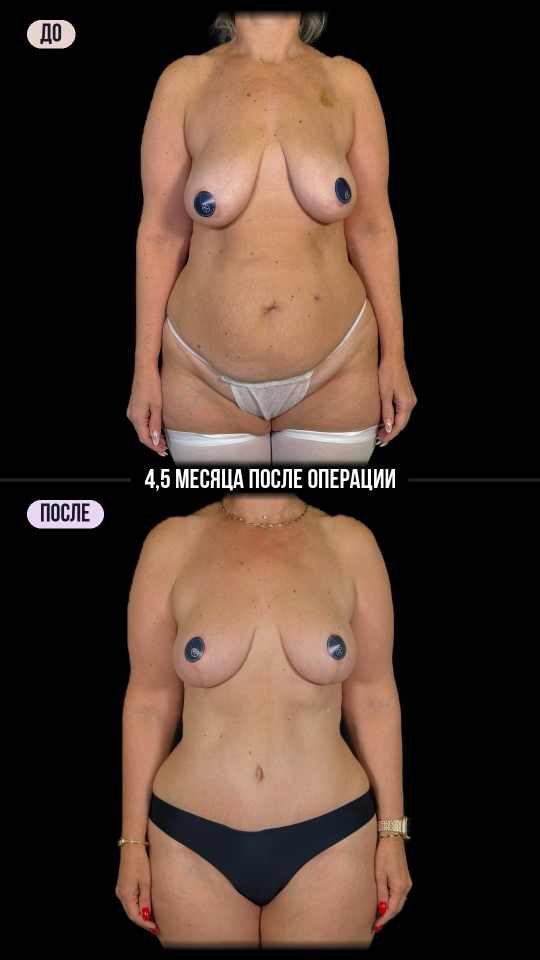
#> input picture Collage_body_front.jpg, 1080 x 1920 px (shown at 1/2 size)
$ python -i stories_facelift_scars.py   (imports and definitions only)
#> lines starting #> are read from the running program, lines starting #| are printed output that depends on the picture; after the words box and inside, x2 and y2 are one past the last pixel; in counts of white or black regions, pixels touching at a corner belong together
"""15 Instagram stories (1080x1920): face lift storytelling - "will the scars give it away?".

Fonts: Inter Bold caps headlines (the bold face from the reference story), Montserrat Light body,
Montserrat Medium subtitles on the slate plate from the reference.  Brand palette from the surgeon's
posts (graphite / lilac / powder).  Subtitles are hand-timed cues built from the word timings of
the voice clips; lilac/powder arrows mark the zones on the before/after collages.

usage: python3 stories_facelift_scars.py SRC_DIR OUT_DIR [story numbers...]
"""
import json, os, subprocess, sys
import numpy as np, cv2
from PIL import Image, ImageDraw, ImageFont, ImageFilter, ImageOps
# [4 lines not run here, left out]

W, H, FPS = 1080, 1920, 30
ROOT = os.path.dirname(os.path.dirname(os.path.abspath(__file__)))
MONT = os.path.join(ROOT, "fonts/Montserrat-VariableFont_wght.ttf")
MONT_I = os.path.join(ROOT, "fonts/Montserrat-Italic-VariableFont_wght.ttf")
BOLD = "/usr/share/fonts/opentype/inter/Inter-Bold.otf"
EMOJI = "/usr/share/fonts/truetype/noto/NotoColorEmoji.ttf"

WHITE = (255, 255, 255)
LILAC = (252, 211, 255)
POWDER = (233, 207, 199)
GRAPHITE = (20, 23, 31)
SLATE = (78, 86, 112)          # subtitle plate from the reference story

SRC, OUT = sys.argv[1], sys.argv[2]
ONLY = {int(a) for a in sys.argv[3:]}
ASR = os.path.join(SRC, "asr")  # faster-whisper word timings: [{w: [[start, end, word], ...]}, ...]
# [1 line not run here, left out]
MARGIN = 84


def mont(size, wght=300, italic=False):
    f = ImageFont.truetype(MONT_I if italic else MONT, size); f.set_variation_by_axes([wght]); return f


def bold(size): return ImageFont.truetype(BOLD, size)


# [15 lines left out: functions wrap, heart, not called in this run]


def ease(x): x = min(max(x, 0.0), 1.0); return 1 - (1 - x) ** 3


# ---------------- text items: each is its own small RGBA sprite with an appear time ----------------
class Sprite:
    def __init__(self, img, x, y, t0, dur=0.6, dy=28):
        self.a = np.asarray(img, np.float32) / 255.0; self.x, self.y = int(x), int(y)
        self.t0, self.dur, self.dy = t0, dur, dy

    # [27 lines left out: functions draw, text_img, not called in this run]


class Column:
    """vertical stack laid out once; every item appears at its own time"""
    def __init__(self, y, align="center", width=W - 2 * MARGIN):
        self.y = y; self.align = align; self.width = width; self.items = []; self.bottom = y

    # [9 lines left out: functions _add, head, not called in this run]

    def body(self, text, t0, size=42, gap=22, wght=350, col=WHITE, italic=False):
        f = mont(size, wght, italic); im, pad = text_img(wrap(text, f, self.width), f, col, 1.3, self.align, self.width)
        self._add(im, pad, t0, gap); return self

    # [14 lines left out: functions rule, icon_row, not called in this run]

    def space(self, h): self.y += h; self.bottom = self.y; return self

    # [38 lines left out: functions to_bottom, load_words, chunks, sub_sprite, not called in this run]


class Subs:
    # [23 lines left out: functions __init__, draw, probe, not called in this run]


class Clip:
    """9:16 window of a video segment. ct = fraction of the frame height cut from the top (face crop)."""
    # [32 lines left out: functions __init__, frame, frosted, not called in this run]


def load_img(name): return ImageOps.exif_transpose(Image.open(os.path.join(SRC, "drive", name))).convert("RGB")


# [6 lines left out: function crop_frac, not called in this run]


def vgrad(y0, y1, a0, a1):
    ys = np.arange(H, dtype=np.float32); p = np.clip((ys - y0) / (y1 - y0), 0, 1); p = p * p * (3 - 2 * p)
    return (a0 + (a1 - a0) * p)[:, None, None]


# [47 lines left out: functions chip, render, not called in this run]


def clip_bg(c): return lambda i, t: c.frame(i)


# ---------------- helpers for this series ----------------
RETOUCH = False   # light retouch (bruise lift + skin softening) - switched off at the client's request


def retouch(rgb, bruise=1.0, smooth=0.45):
    """light retouch: lift purple/red bruises that are darker than the surrounding skin, soften skin a little.
    Large-radius statistics are computed at 1/4 size (fast enough for every video frame)."""
#> called with bruise = 1, smooth = 0.45
    H0, W0 = rgb.shape[:2]
#> H0 = 1920; W0 = 1080
    bgr = cv2.cvtColor(rgb, cv2.COLOR_RGB2BGR)
#> bgr is the input picture: shape (1920, 1080, 3); mean B, G, R 44.7, 55.2, 74.4
    hsv = cv2.cvtColor(bgr, cv2.COLOR_BGR2HSV).astype(np.float32)
    h, s, v = hsv[..., 0], hsv[..., 1], hsv[..., 2]
    q = 4; small = cv2.resize(hsv, (W0 // q, H0 // q), interpolation=cv2.INTER_AREA)
#> after `small = cv2.resize(hsv, (W0 // q, H0 // q), interpolation=cv2.INTER_AR`:
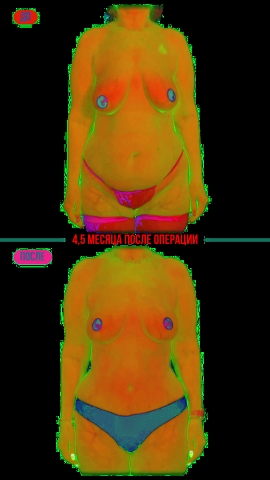
#> small: shape (480, 270, 3) float32; mean B, G, R 9.5, 51.5, 74.9
    k = max(4.0, min(H0, W0) / 22 / q)
#> k = 12.27
    up = lambda a: cv2.resize(a, (W0, H0), interpolation=cv2.INTER_LINEAR)
    v_loc = up(cv2.GaussianBlur(small[..., 2], (0, 0), k)); s_loc = up(cv2.GaussianBlur(small[..., 1], (0, 0), k))
#> after `v_loc = up(cv2.GaussianBlur(small[..., 2], (0, 0), k))`:
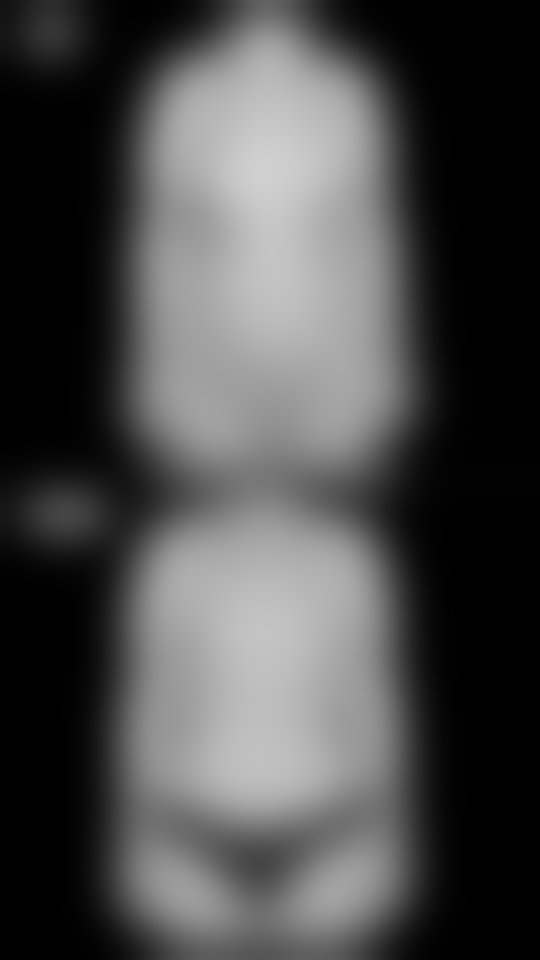
#> v_loc: shape (1920, 1080) float32 (shown at 1/2 size); min 0, max 208.2, mean 74.9
    sh, ss, sv = small[..., 0], small[..., 1], small[..., 2]
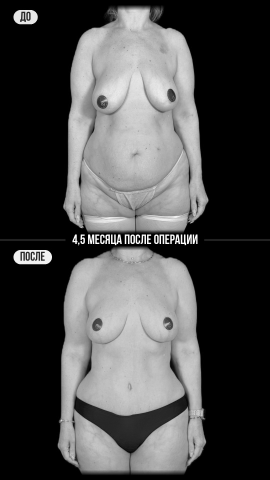
#> sv: shape (480, 270) float32; min 0, max 255, mean 74.9
    skin0 = ((sh < 22) & (ss > 35) & (ss < 170) & (sv > 110)).astype(np.float32)        # skin around a bruise
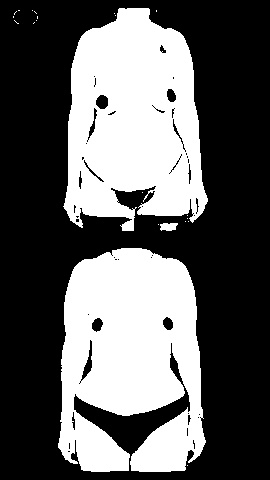
#> skin0: shape (480, 270) float32; values 0 (black) and 1 (white), 37.8% white; 22 white regions (19 under 20 px), largest, box (x1, y1, x2, y2) and area: (58, 248, 206, 472) 25323, (63, 8, 208, 231) 23525, (160, 223, 178, 231) 117
    near_skin = up(np.clip(cv2.GaussianBlur(skin0, (0, 0), k * 0.6) * 3.0, 0, 1))
    purple = np.clip(np.maximum((h - 112) / 10, (9 - h) / 5), 0, 1)
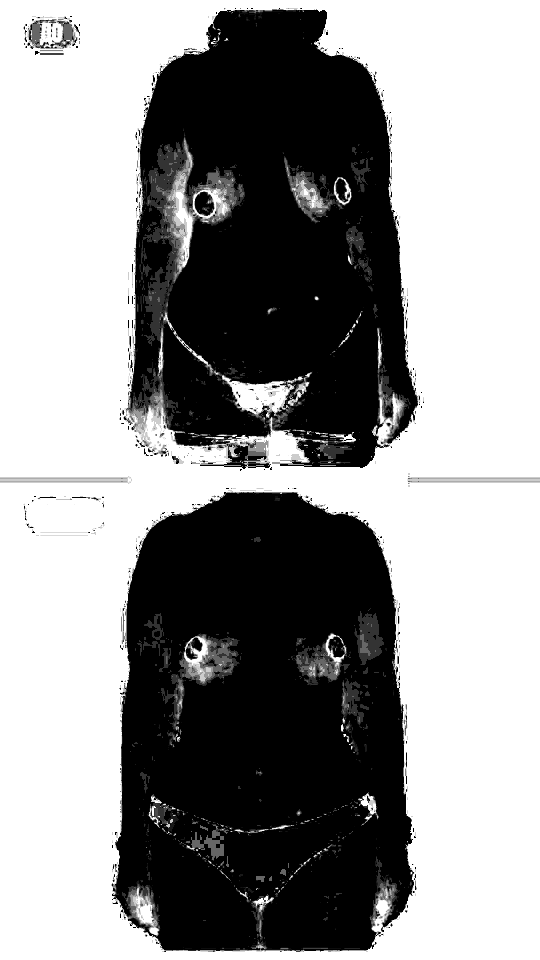
#> purple: shape (1920, 1080) float32 (shown at 1/2 size); min 0, max 1, mean 0.585
    dark = np.clip((v_loc - v - 2) / 22, 0, 1)
    sat = np.clip((s - 25) / 35, 0, 1)
    bright = np.clip((v - 70) / 30, 0, 1)
    m = np.clip(cv2.GaussianBlur(purple * dark * sat * bright, (0, 0), 5) * 1.6, 0, 1) * near_skin * bruise
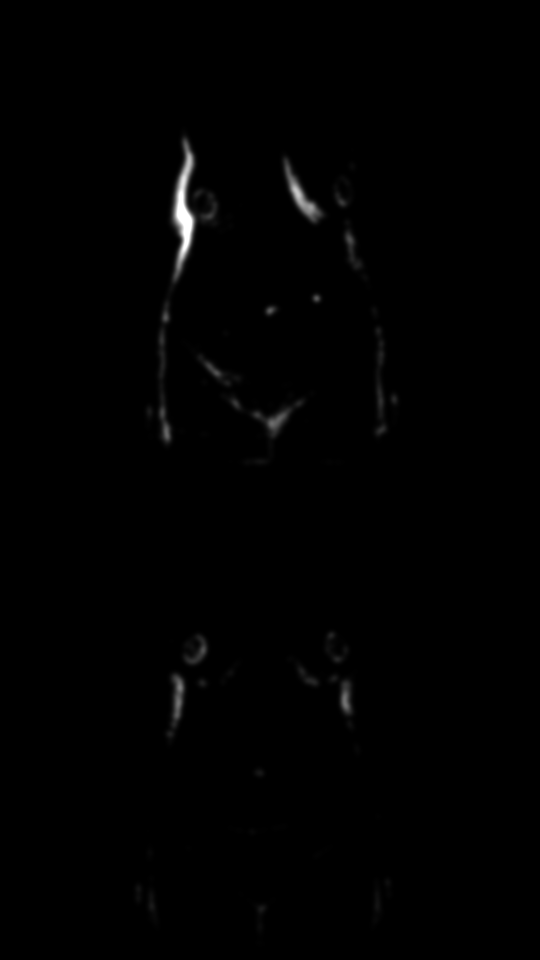
#> m: shape (1920, 1080) float32 (shown at 1/2 size); min 0, max 1, mean 0.00529
    hsv[..., 2] = v + (v_loc - v).clip(0) * m * 0.85
    hsv[..., 1] = s - (s - np.minimum(s, s_loc * 0.7)) * m
    hsv[..., 0] = h + (190 - h) * m * 0.6 * (h > 90) + (10 - h).clip(0) * m * 0.6 * (h <= 90)
    out = cv2.cvtColor(hsv.clip(0, 255).astype(np.uint8), cv2.COLOR_HSV2BGR)
    skin = (((h < 25) | (h > 165)) & (s > 30) & (s < 190) & (v > 70)).astype(np.float32)
#> skin: shape (1920, 1080) float32; values 0 (black) and 1 (white), 39.1% white; 228 white regions (219 under 20 px), largest, box (x1, y1, x2, y2) and area: (231, 989, 825, 1893) 418466, (253, 26, 834, 929) 392156, (565, 765, 588, 777) 87
    skin = cv2.GaussianBlur(skin, (0, 0), 4)[..., None] * smooth
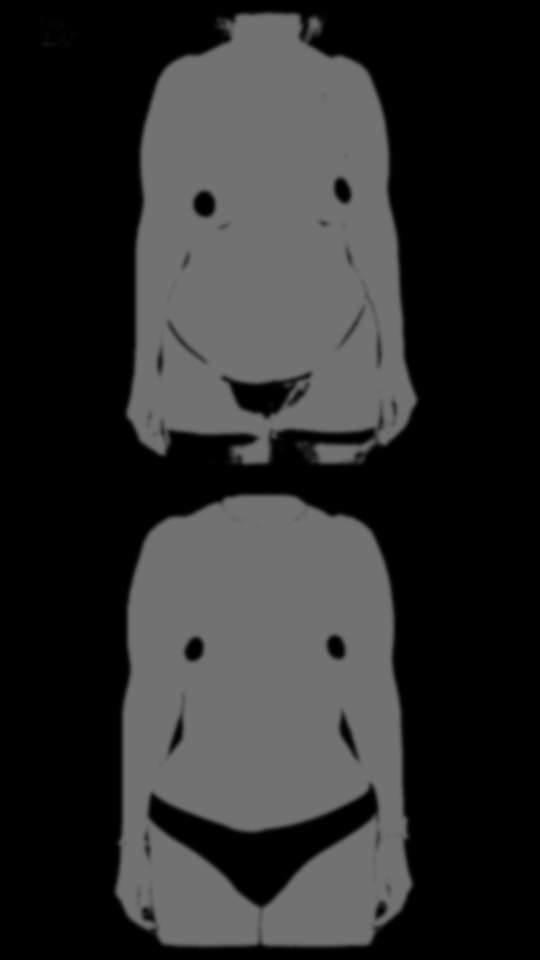
#> skin: shape (1920, 1080, 1) float32 (shown at 1/2 size); min 0, max 0.45, mean 0.176
    sm = cv2.bilateralFilter(out, 9, 40, 9)
    out = (out * (1 - skin) + sm * skin).astype(np.uint8)
    return cv2.cvtColor(out, cv2.COLOR_BGR2RGB)


class RClip(Clip):
    """Clip with the retouch applied to every decoded frame (before the slow zoom)"""
    # [23 lines left out: functions frame, top_shade, bottom_shade, not called in this run]


def cues(lst, a):
    """[(start, end, text)] in source time -> Subs relative to the clip start"""
    return Subs([(s0 - a, e0 - a, t) for s0, e0, t in lst])


_PHOTOS = {}


# [7 lines left out: function photo, not called in this run]


def frame_crop(im, cx, cy, cw):
    """9:16 window: centre (cx, cy) and width cw as fractions of the image"""
    return crop_frac(im, cx, cy, cw, W / H).resize((W, H), Image.LANCZOS)


# [27 lines left out: functions still_bg, arrow_img, not called in this run]


def at(sp, t0, dur=0.6):
    sp.t0, sp.dur = t0, dur; return sp


def low(col, yb=1560): return col.to_bottom(yb)


# ---------------- stories ----------------
# [14 lines left out: function s1, not called in this run]


S2 = [(1.52, 4.36, "Добрый день, хочу сегодня показать пациентку,"), (4.36, 7.0, "которую мы делали сутки назад."),
      (7.12, 10.24, "Комплексную операцию: мы сделали эндоскопическую подтяжку"), (10.24, 12.5, "плюс SMAS-подтяжку"),
      (12.52, 15.0, "достаточно коротким рубцом."), (15.06, 16.9, "Рубец мы выводим обычно в бакенбард,"),
      (16.9, 20.5, "для того чтобы не были потом у нас лысые виски."), (20.66, 24.25, "Это один из таких признаков того, что делали"),
      (24.3, 25.4, "подтяжку лица,"), (25.46, 27.4, "поэтому немножко другую методику используем.")]


# [24 lines left out: functions s2, s3, not called in this run]


S4 = [(39.62, 42.9, "Для первых суток пациентка очень неплохо выглядит."), (43.28, 46.2, "Все эти отёки, синяки, естественно, сойдут."),
      (46.32, 50.0, "Обычно я говорю… а тут вроде бы нам всё нравится."),
      (50.96, 54.6, "Брыли хорошо мы расправили, сделали липосакцию подбородка."), (57.14, 58.1, "Результат налицо."),
      (58.16, 61.4, "Понятно, что это всё ещё пока не зажившее,"), (61.48, 64.6, "но я могу сказать профессиональным глазом: будет это очень красиво.")]


# [22 lines left out: function s4, not called in this run]


S5 = [(12.92, 16.5, "— Как вам первый результат?"), (16.66, 19.7, "— Ну, всё так натянуто…"), (19.78, 23.9, "В прямом смысле этого слова."),
      (25.98, 29.4, "Вот я вижу вот этот угол — мне очень нравится."), (29.46, 31.9, "Вот сейчас, когда с меня сняли масочку…")]


# [9 lines left out: function s5, not called in this run]


S6 = [(31.96, 35.0, "Вот… нравится."), (35.12, 36.3, "Очень красиво."), (36.34, 37.9, "Мне кажется, очень красиво.")]


# [17 lines left out: functions s6, s7, not called in this run]


S8 = [(0.0, 3.8, "И если сушит, можно с гиалуронкой какие-нибудь назначить капли,"),
      (3.84, 7.9, "которые просто увлажняющие. Увлажняющие."), (7.94, 11.0, "И ушной палочкой протираем.")]


# [48 lines left out: functions s8, s9, s10, s11, collage_bf, not called in this run]


def s12(): collage_bf(12, "do_posle_anfas", "IMG_7783.PNG")


def s13(): collage_bf(13, "do_posle_3-4", "IMG_7784.PNG")


def s14(): collage_bf(14, "do_posle_profil", "IMG_7785.PNG")


# [19 lines left out: function s15, not called in this run]


STORIES = {k + 1: f for k, f in enumerate([s1, s2, s3, s4, s5, s6, s7, s8, s9, s10, s11, s12, s13, s14, s15])}
# [2 lines not run here, left out]

>>> import cv2
>>> picture = cv2.cvtColor(cv2.imread('../Collage_body_front.jpg'), cv2.COLOR_BGR2RGB)
>>> result = retouch(picture)

$ run again, on Collage_lipo_to_implants_front.jpg
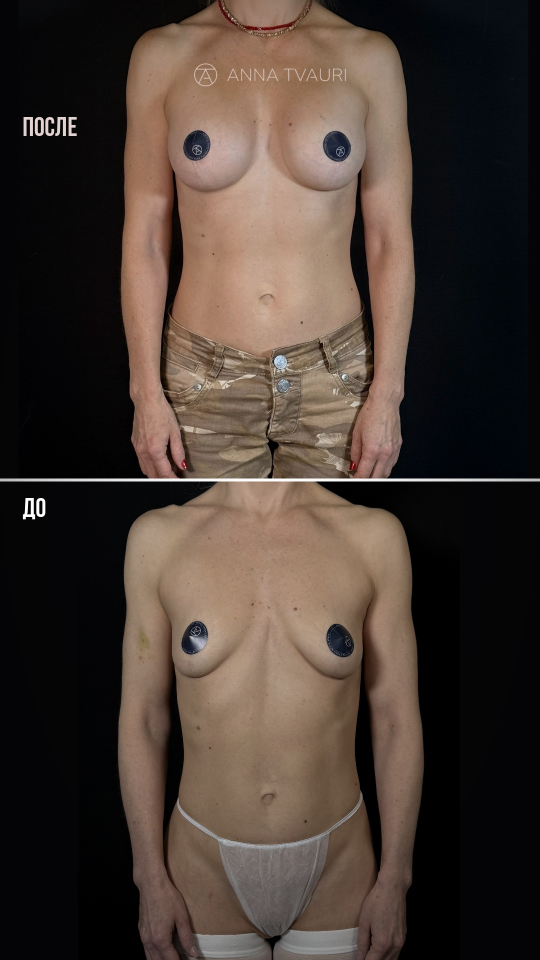
#> input picture Collage_lipo_to_implants_front.jpg, 1080 x 1920 px (shown at 1/2 size)
#> in retouch, bgr is the input picture: shape (1920, 1080, 3); mean B, G, R 51.5, 59, 71.5
#> in retouch, `skin0 = ((sh < 22) & (ss > 35) & (ss < 170) & (sv > 110)).astype(np.fl..`:
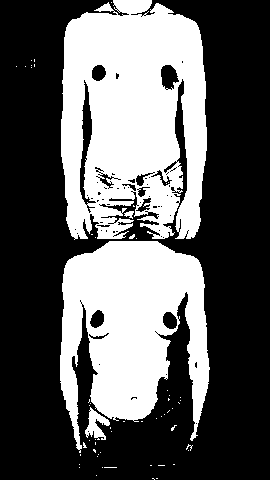
#> skin0: shape (480, 270) float32; values 0 (black) and 1 (white), 37.3% white; 59 white regions (55 under 20 px), largest, box (x1, y1, x2, y2) and area: (61, 0, 207, 240) 27814, (60, 241, 210, 453) 19862, (85, 407, 110, 440) 396, (124, 211, 134, 219) 46
#> in retouch, `skin = cv2.GaussianBlur(skin, (0, 0), 4)[..., None] * smooth`:
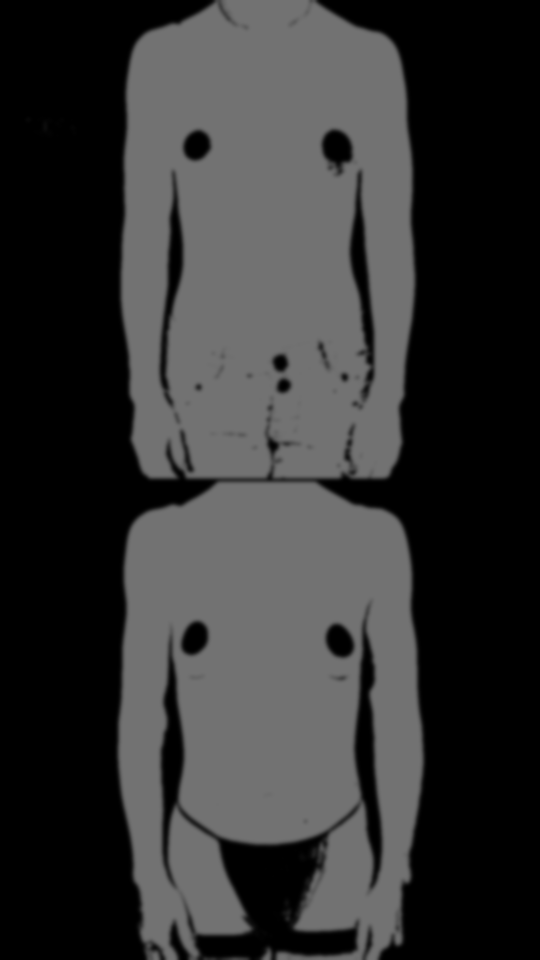
#> skin: shape (1920, 1080, 1) float32 (shown at 1/2 size); min 0, max 0.45, mean 0.203

$ run again, on Collage_lipo_to_implants_three_quarter.jpg
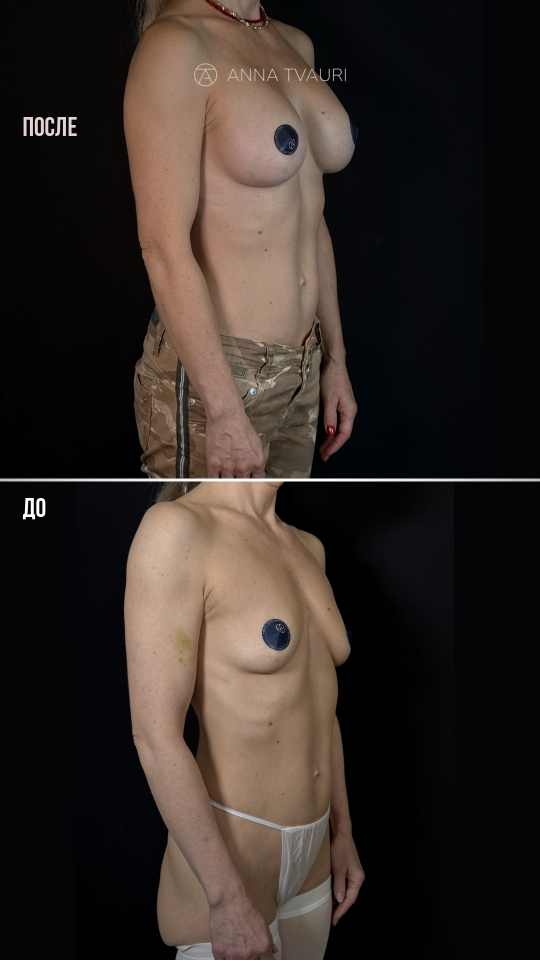
#> input picture Collage_lipo_to_implants_three_quarter.jpg, 1080 x 1920 px (shown at 1/2 size)
#> in retouch, bgr is the input picture: shape (1920, 1080, 3); mean B, G, R 37.9, 42.7, 51.6
#> in retouch, `skin0 = ((sh < 22) & (ss > 35) & (ss < 170) & (sv > 110)).astype(np.fl..`:
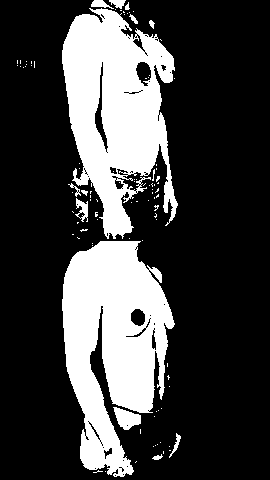
#> skin0: shape (480, 270) float32; values 0 (black) and 1 (white), 25.8% white; 97 white regions (84 under 20 px), largest, box (x1, y1, x2, y2) and area: (62, 241, 175, 477) 16368, (62, 8, 178, 239) 15830, (113, 407, 141, 430) 387
#> in retouch, `skin = cv2.GaussianBlur(skin, (0, 0), 4)[..., None] * smooth`:
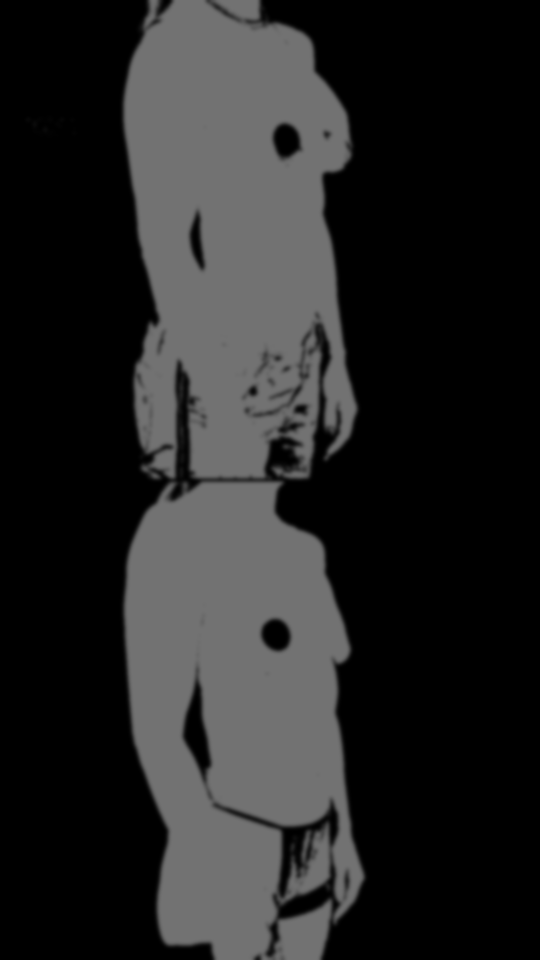
#> skin: shape (1920, 1080, 1) float32 (shown at 1/2 size); min 0, max 0.45, mean 0.147
